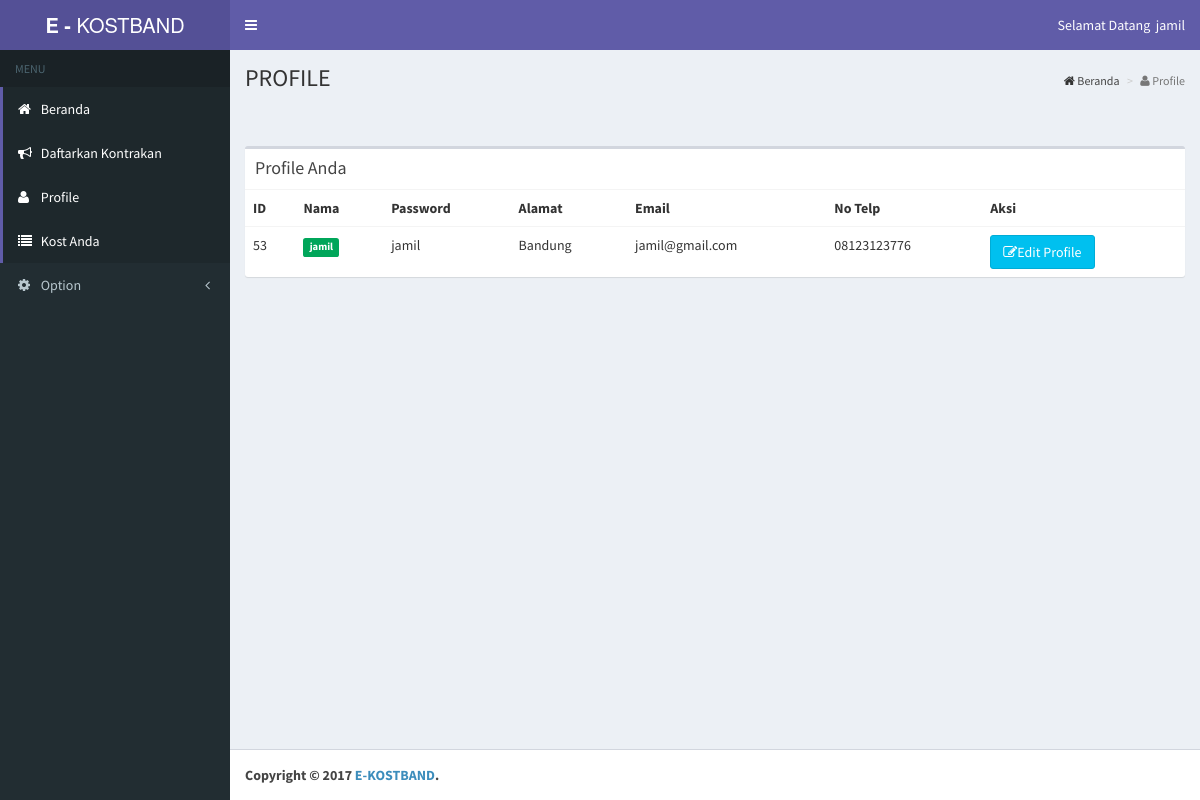
The page /profileuser.php (signed in) on the database its author committed.
### tables this page shows
CREATE TABLE IF NOT EXISTS `user` (
  `id_user` int(11) NOT NULL AUTO_INCREMENT,
  `nama` varchar(70) NOT NULL,
  `password` varchar(30) NOT NULL,
  `email` varchar(40) NOT NULL,
  `alamat` varchar(70) NOT NULL,
  `no_telp` varchar(11) DEFAULT NULL,
  `id_hakakses` int(2) NOT NULL,
  PRIMARY KEY (`id_user`)
);

### fungsi/ekost.php (called while the page is built, shortened)
<?php
  function tampilprofile($id){
    global $konek;
    $query = mysqli_query($konek, "SELECT id_user, nama, password, email, alamat, no_telp FROM user WHERE nama ='".$_SESSION['nama']."'") or die('query tampil profile gagal');
    return $query;
    }
 ?>

### profileuser.php (the view, shortened to what this page needs)
<?php
include ('ceksessionuser.php');
include ('fungsi/koneksi.php');
include ('fungsi/ekost.php');
$id = $_SESSION['nama'];
$res = tampilprofile($id);
 ?>
<!DOCTYPE html>
<html>
<head>
  <link rel="stylesheet" href="bootstrap/css/bootstrap.min.css">
  <link rel="stylesheet" href="dist/font-awesome/css/font-awesome.min.css">
  <link rel="stylesheet" href="dist/css/AdminLTE.min.css">
  <link rel="stylesheet" href="dist/css/skins/skin-purple.min.css">
</head>
<body class="hold-transition skin-purple sidebar-mini">
<div class="wrapper">
  <header class="main-header">
    <a href="userberanda.php" class="logo">
      <span class="logo-lg"><b>E -</b> KOSTBAND</span>
    </a>
    <nav class="navbar navbar-static-top" role="navigation">
      <a href="#" class="sidebar-toggle" data-toggle="offcanvas" role="button">
      </a>
      <div class="navbar-custom-menu">
        <ul class="nav navbar-nav">
          <li class="">
               <a href="#" class="disabled" data-toggle="dropdown">
                 <span class="">Selamat Datang &nbsp;<?php echo $_SESSION['nama']; ?></span>
               </a>
             </li>
           </ul>
      </div>
    </nav>
  </header>
  <aside class="main-sidebar">
    <section class="sidebar">
      <ul class="sidebar-menu">
        <li class="header">MENU</li>
        <li class="active"><a href="userberanda.php"><i class="fa fa-home"></i> <span>Beranda</span></a></li>
        <li class="active"><a href="daftarkost.php"><i class="fa fa-bullhorn"></i> <span>Daftarkan Kontrakan</span></a></li>
        <li class="active"><a href="profileuser.php"><i class="fa fa-user"></i> <span>Profile</span></a></li>
        <li class="active"><a href="kosterdaftar.php"><i class="fa fa-list"></i> <span>Kost Anda</span></a></li>
        <li class="treeview">
          <a href="#"><i class="fa fa-gear"></i> <span>Option</span> <i class="fa fa-angle-left pull-right"></i></a>
        </li>
      </ul>
    </section>
  </aside>
  <div class="content-wrapper">
    <section class="content-header">
      <h1>
        PROFILE
      </h1>
      <ol class="breadcrumb">
        <li class=""><i class="fa fa-home"></i> <a href="userberanda.php"> Beranda</a></li>
        <li class="active"><i class="fa fa-user"></i> Profile</li>
      </ol>
    </section>
    <br><br>
    <section class="content">
      <div class="row">
      <div class="col-xs-12">
        <div class="box">
          <div class="box-header">
            <h3 class="box-title">Profile Anda</h3>
          </div>
          <div class="box-body table-responsive no-padding">
            <table class="table table-hover">
              <tr>
                <th>ID</th>
                <th>Nama</th>
                <th>Password</th>
                <th>Alamat</th>
                <th>Email</th>
                <th>No Telp</th>
                <th>Aksi</th>
              </tr>
            <?php while($row = mysqli_fetch_assoc($res)): ?>
              <tr>
                <td><?php echo $row['id_user'] ?></td>
                <td><span class="label label-success"><?php echo $row['nama'] ?></span></td>
                <td><?php echo $row['password'] ?></td>
                <td><?php echo $row['alamat'] ?></td>
                <td><?php echo $row['email'] ?></td>
                <td><?php echo $row['no_telp'] ?></td>
                <td><a class="btn btn-info" href="useredit.php?id_user=<?php echo $row['id_user']?>"><i class="fa fa-edit"></i>Edit Profile</a>
                </td>
              </tr>
            <?php endwhile; ?>
            </table>
          </div>
        </div>
    </section>
  </div>
  <footer class="main-footer">
    <strong>Copyright &copy; 2017 <a href="#">E-KOSTBAND</a>.</strong>
  </footer>
</div>
</body>
</html>

### rows shown on the page
user: id_user "53", nama "jamil", password "jamil", alamat "Bandung", email "jamil@gmail.com", no_telp "08123123776"

### other values the page prints
$_SESSION['nama'] "jamil"
